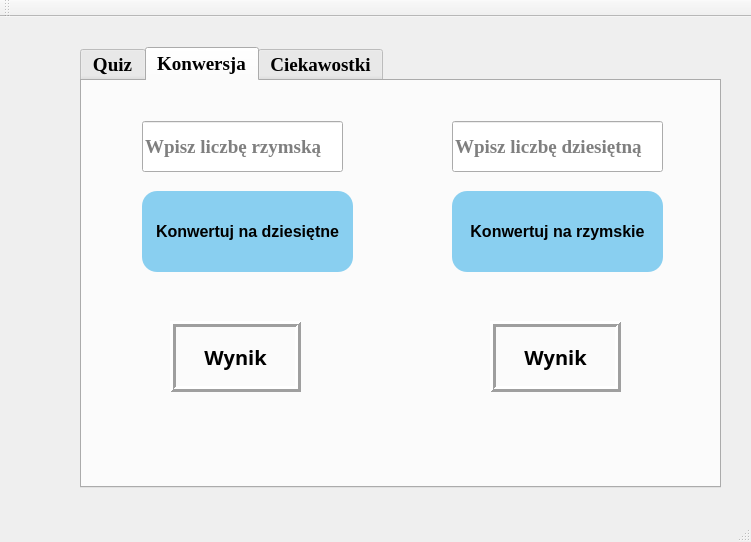
<?xml version="1.0" encoding="UTF-8"?>
<ui version="4.0">
 <class>GameGUIClass</class>
 <widget class="QMainWindow" name="GameGUIClass">
  <property name="geometry">
   <rect>
    <x>0</x>
    <y>0</y>
    <width>751</width>
    <height>542</height>
   </rect>
  </property>
  <property name="windowTitle">
   <string>GameGUI</string>
  </property>
  <widget class="QWidget" name="centralWidget">
   <widget class="QTabWidget" name="tabWidget">
    <property name="geometry">
     <rect>
      <x>80</x>
      <y>30</y>
      <width>641</width>
      <height>441</height>
     </rect>
    </property>
    <property name="font">
     <font>
      <family>Times New Roman</family>
      <pointsize>14</pointsize>
      <bold>true</bold>
     </font>
    </property>
    <property name="autoFillBackground">
     <bool>false</bool>
    </property>
    <property name="styleSheet">
     <string notr="true">QPushButton {
    border-radius: 15px;
    background-color: #89CFF0;
    padding: 10px;
    }
    QPushButton:hover {
        background-color: #1E90FF;
    }
    </string>
    </property>
    <property name="currentIndex">
     <number>1</number>
    </property>
    <widget class="QWidget" name="Quiz">
     <attribute name="title">
      <string>Quiz</string>
     </attribute>
     <widget class="QLabel" name="labelQuestion">
      <property name="geometry">
       <rect>
        <x>140</x>
        <y>20</y>
        <width>411</width>
        <height>31</height>
       </rect>
      </property>
      <property name="font">
       <font>
        <pointsize>13</pointsize>
        <underline>true</underline>
       </font>
      </property>
      <property name="text">
       <string>Pytanie</string>
      </property>
     </widget>
     <widget class="QLineEdit" name="lineEditAnswer">
      <property name="geometry">
       <rect>
        <x>290</x>
        <y>90</y>
        <width>151</width>
        <height>51</height>
       </rect>
      </property>
      <property name="font">
       <font>
        <family>Tahoma</family>
        <pointsize>12</pointsize>
        <bold>true</bold>
       </font>
      </property>
      <property name="placeholderText">
       <string>Wpisz odpowiedź</string>
      </property>
     </widget>
     <widget class="QPushButton" name="submitAnswerButton">
      <property name="geometry">
       <rect>
        <x>290</x>
        <y>160</y>
        <width>151</width>
        <height>61</height>
       </rect>
      </property>
      <property name="font">
       <font>
        <pointsize>14</pointsize>
        <bold>true</bold>
       </font>
      </property>
      <property name="text">
       <string>Odpowiedz</string>
      </property>
     </widget>
     <widget class="QLabel" name="labelFeedback">
      <property name="geometry">
       <rect>
        <x>250</x>
        <y>240</y>
        <width>161</width>
        <height>61</height>
       </rect>
      </property>
      <property name="font">
       <font>
        <pointsize>20</pointsize>
        <bold>true</bold>
       </font>
      </property>
      <property name="text">
       <string>Poprawnosc</string>
      </property>
     </widget>
     <widget class="QLabel" name="labelScore">
      <property name="geometry">
       <rect>
        <x>400</x>
        <y>340</y>
        <width>201</width>
        <height>41</height>
       </rect>
      </property>
      <property name="font">
       <font>
        <pointsize>22</pointsize>
        <bold>true</bold>
       </font>
      </property>
      <property name="styleSheet">
       <string notr="true">color: rgb(255, 152, 67);</string>
      </property>
      <property name="text">
       <string>Wynik</string>
      </property>
     </widget>
     <widget class="QPushButton" name="startQuizButton">
      <property name="geometry">
       <rect>
        <x>70</x>
        <y>120</y>
        <width>81</width>
        <height>61</height>
       </rect>
      </property>
      <property name="font">
       <font>
        <pointsize>14</pointsize>
        <bold>true</bold>
       </font>
      </property>
      <property name="styleSheet">
       <string notr="true">background-color: rgb(92, 255, 67);
</string>
      </property>
      <property name="text">
       <string>Start</string>
      </property>
      <property name="icon">
       <iconset theme="applications-multimedia"/>
      </property>
      <property name="autoDefault">
       <bool>false</bool>
      </property>
     </widget>
    </widget>
    <widget class="QWidget" name="Konwersja">
     <attribute name="title">
      <string>Konwersja</string>
     </attribute>
     <widget class="QLineEdit" name="lineEditRoman">
      <property name="geometry">
       <rect>
        <x>60</x>
        <y>40</y>
        <width>201</width>
        <height>51</height>
       </rect>
      </property>
      <property name="font">
       <font>
        <family>Times New Roman</family>
        <pointsize>14</pointsize>
        <bold>true</bold>
       </font>
      </property>
      <property name="text">
       <string/>
      </property>
      <property name="placeholderText">
       <string>Wpisz liczbę rzymską</string>
      </property>
     </widget>
     <widget class="QPushButton" name="pushButtonConvert2Decimal">
      <property name="geometry">
       <rect>
        <x>60</x>
        <y>110</y>
        <width>211</width>
        <height>81</height>
       </rect>
      </property>
      <property name="font">
       <font>
        <pointsize>12</pointsize>
        <bold>true</bold>
       </font>
      </property>
      <property name="autoFillBackground">
       <bool>false</bool>
      </property>
      <property name="text">
       <string>Konwertuj na dziesiętne</string>
      </property>
     </widget>
     <widget class="QLineEdit" name="lineEditDecimal">
      <property name="geometry">
       <rect>
        <x>370</x>
        <y>40</y>
        <width>211</width>
        <height>51</height>
       </rect>
      </property>
      <property name="font">
       <font>
        <family>Times New Roman</family>
        <pointsize>14</pointsize>
        <bold>true</bold>
       </font>
      </property>
      <property name="placeholderText">
       <string>Wpisz liczbę dziesiętną</string>
      </property>
     </widget>
     <widget class="QPushButton" name="pushButtonConvert2Roman">
      <property name="geometry">
       <rect>
        <x>370</x>
        <y>110</y>
        <width>211</width>
        <height>81</height>
       </rect>
      </property>
      <property name="font">
       <font>
        <pointsize>12</pointsize>
        <bold>true</bold>
       </font>
      </property>
      <property name="autoFillBackground">
       <bool>false</bool>
      </property>
      <property name="text">
       <string>Konwertuj na rzymskie</string>
      </property>
     </widget>
     <widget class="QLabel" name="labelRomanResult">
      <property name="geometry">
       <rect>
        <x>408</x>
        <y>240</y>
        <width>131</width>
        <height>71</height>
       </rect>
      </property>
      <property name="font">
       <font>
        <family>Sitka Small Semibold</family>
        <pointsize>15</pointsize>
        <bold>true</bold>
       </font>
      </property>
      <property name="mouseTracking">
       <bool>false</bool>
      </property>
      <property name="frameShape">
       <enum>QFrame::Box</enum>
      </property>
      <property name="frameShadow">
       <enum>QFrame::Raised</enum>
      </property>
      <property name="lineWidth">
       <number>3</number>
      </property>
      <property name="text">
       <string>Wynik</string>
      </property>
      <property name="textFormat">
       <enum>Qt::PlainText</enum>
      </property>
      <property name="alignment">
       <set>Qt::AlignCenter</set>
      </property>
     </widget>
     <widget class="QLabel" name="labelDecimalResult">
      <property name="geometry">
       <rect>
        <x>88</x>
        <y>240</y>
        <width>131</width>
        <height>71</height>
       </rect>
      </property>
      <property name="font">
       <font>
        <family>Sitka Small Semibold</family>
        <pointsize>15</pointsize>
        <bold>true</bold>
       </font>
      </property>
      <property name="mouseTracking">
       <bool>false</bool>
      </property>
      <property name="frameShape">
       <enum>QFrame::Box</enum>
      </property>
      <property name="frameShadow">
       <enum>QFrame::Raised</enum>
      </property>
      <property name="lineWidth">
       <number>3</number>
      </property>
      <property name="text">
       <string>Wynik</string>
      </property>
      <property name="textFormat">
       <enum>Qt::PlainText</enum>
      </property>
      <property name="alignment">
       <set>Qt::AlignCenter</set>
      </property>
     </widget>
    </widget>
    <widget class="QWidget" name="tab">
     <attribute name="title">
      <string>Ciekawostki</string>
     </attribute>
     <widget class="QPushButton" name="buttonShowGeneralFact">
      <property name="geometry">
       <rect>
        <x>140</x>
        <y>80</y>
        <width>151</width>
        <height>61</height>
       </rect>
      </property>
      <property name="font">
       <font>
        <family>Algerian</family>
        <pointsize>15</pointsize>
        <bold>false</bold>
       </font>
      </property>
      <property name="text">
       <string>Ogólne</string>
      </property>
     </widget>
     <widget class="QPushButton" name="buttonShowRomanFact">
      <property name="geometry">
       <rect>
        <x>340</x>
        <y>80</y>
        <width>181</width>
        <height>61</height>
       </rect>
      </property>
      <property name="font">
       <font>
        <family>Algerian</family>
        <pointsize>15</pointsize>
        <bold>false</bold>
       </font>
      </property>
      <property name="text">
       <string>Historyczne</string>
      </property>
     </widget>
     <widget class="QLabel" name="labelFactsDisplay">
      <property name="geometry">
       <rect>
        <x>150</x>
        <y>200</y>
        <width>351</width>
        <height>91</height>
       </rect>
      </property>
      <property name="font">
       <font>
        <pointsize>13</pointsize>
       </font>
      </property>
      <property name="frameShape">
       <enum>QFrame::Panel</enum>
      </property>
      <property name="frameShadow">
       <enum>QFrame::Raised</enum>
      </property>
      <property name="text">
       <string>Tekst ciekawostki</string>
      </property>
      <property name="textFormat">
       <enum>Qt::AutoText</enum>
      </property>
      <property name="wordWrap">
       <bool>true</bool>
      </property>
     </widget>
    </widget>
   </widget>
  </widget>
  <widget class="QMenuBar" name="menuBar">
   <property name="geometry">
    <rect>
     <x>0</x>
     <y>0</y>
     <width>751</width>
     <height>22</height>
    </rect>
   </property>
  </widget>
  <widget class="QToolBar" name="mainToolBar">
   <attribute name="toolBarArea">
    <enum>TopToolBarArea</enum>
   </attribute>
   <attribute name="toolBarBreak">
    <bool>false</bool>
   </attribute>
  </widget>
  <widget class="QStatusBar" name="statusBar"/>
 </widget>
 <layoutdefault spacing="6" margin="11"/>
 <resources>
  <include location="GameGUI.qrc"/>
 </resources>
 <connections/>
</ui>
